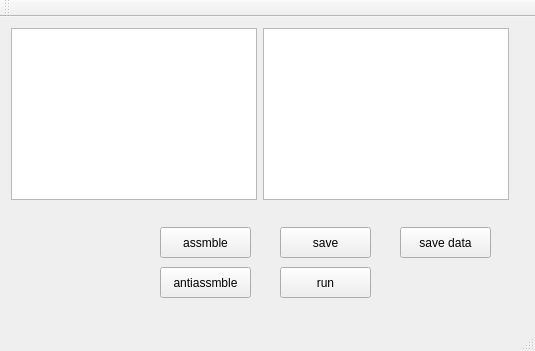
<?xml version="1.0" encoding="UTF-8"?>
<ui version="4.0">
 <class>MainWindow</class>
 <widget class="QMainWindow" name="MainWindow">
  <property name="geometry">
   <rect>
    <x>0</x>
    <y>0</y>
    <width>535</width>
    <height>351</height>
   </rect>
  </property>
  <property name="windowTitle">
   <string>MainWindow</string>
  </property>
  <widget class="QWidget" name="centralWidget">
   <widget class="QPushButton" name="pushButton">
    <property name="geometry">
     <rect>
      <x>160</x>
      <y>210</y>
      <width>91</width>
      <height>31</height>
     </rect>
    </property>
    <property name="text">
     <string>assmble</string>
    </property>
   </widget>
   <widget class="QPushButton" name="pushButton_2">
    <property name="geometry">
     <rect>
      <x>280</x>
      <y>210</y>
      <width>91</width>
      <height>31</height>
     </rect>
    </property>
    <property name="text">
     <string>save</string>
    </property>
   </widget>
   <widget class="QWidget" name="layoutWidget">
    <property name="geometry">
     <rect>
      <x>0</x>
      <y>0</y>
      <width>520</width>
      <height>194</height>
     </rect>
    </property>
    <layout class="QHBoxLayout" name="horizontalLayout">
     <item>
      <widget class="QPlainTextEdit" name="plainTextEdit"/>
     </item>
     <item>
      <widget class="QPlainTextEdit" name="textBrowser"/>
     </item>
    </layout>
   </widget>
   <widget class="QPushButton" name="pushButton_3">
    <property name="geometry">
     <rect>
      <x>160</x>
      <y>250</y>
      <width>91</width>
      <height>31</height>
     </rect>
    </property>
    <property name="text">
     <string>antiassmble</string>
    </property>
   </widget>
   <widget class="QPushButton" name="pushButton_4">
    <property name="geometry">
     <rect>
      <x>280</x>
      <y>250</y>
      <width>91</width>
      <height>31</height>
     </rect>
    </property>
    <property name="text">
     <string>run</string>
    </property>
   </widget>
   <widget class="QPushButton" name="pushButton_5">
    <property name="geometry">
     <rect>
      <x>400</x>
      <y>210</y>
      <width>91</width>
      <height>31</height>
     </rect>
    </property>
    <property name="text">
     <string>save data</string>
    </property>
   </widget>
  </widget>
  <widget class="QMenuBar" name="menuBar">
   <property name="geometry">
    <rect>
     <x>0</x>
     <y>0</y>
     <width>535</width>
     <height>23</height>
    </rect>
   </property>
  </widget>
  <widget class="QToolBar" name="mainToolBar">
   <attribute name="toolBarArea">
    <enum>TopToolBarArea</enum>
   </attribute>
   <attribute name="toolBarBreak">
    <bool>false</bool>
   </attribute>
  </widget>
  <widget class="QStatusBar" name="statusBar"/>
 </widget>
 <layoutdefault spacing="6" margin="11"/>
 <resources/>
 <connections/>
</ui>
